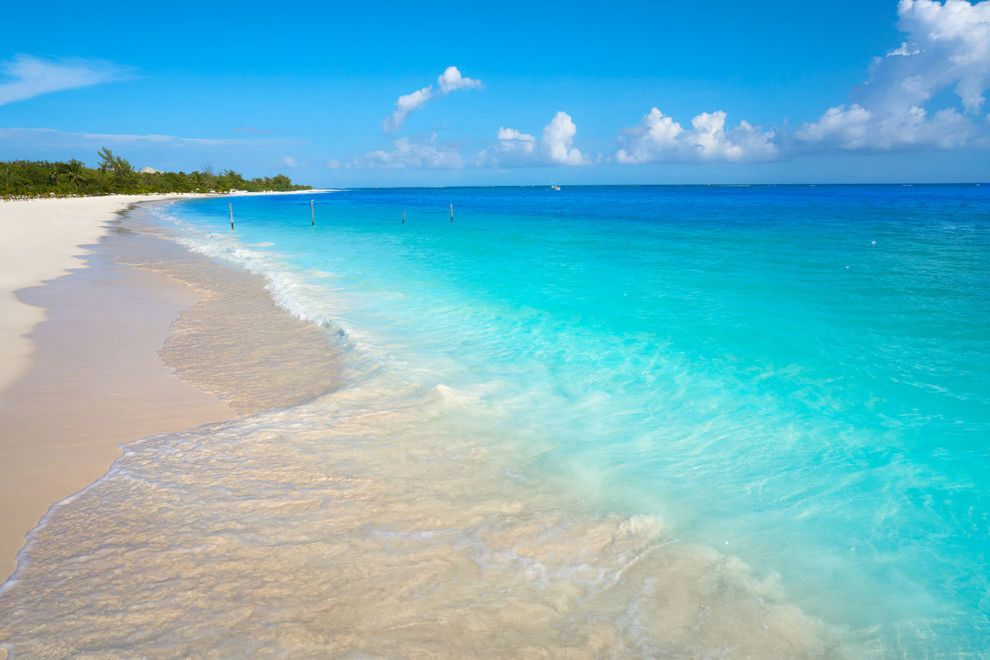
#> input picture opencv_training/images/beach.jpg, 990 x 660 px
$ python crop.py --image images/beach.jpg
#> lines starting #> are read from the running program, lines starting #| are printed output that depends on the picture
import numpy as np
import argparse
import cv2

ap = argparse.ArgumentParser()
ap.add_argument("-i", "--image", required = True, help = "Path to the image")
args = vars(ap.parse_args())

image = cv2.imread(args["image"])
#> image is the input picture: shape (660, 990, 3); mean B, G, R 200, 182.4, 110.3
cv2.imshow("Original", image)

cropped = image[30:120, 50:120]
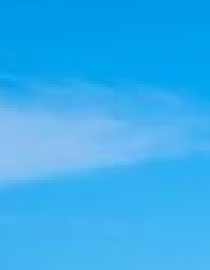
#> cropped: shape (90, 70, 3) (shown 3 times larger); mean B, G, R 239.2, 173.8, 52.9
cv2.imshow("Cropped", cropped)
cv2.waitKey(0)

$ run again, on opencv_training/images/coin_1.jpg
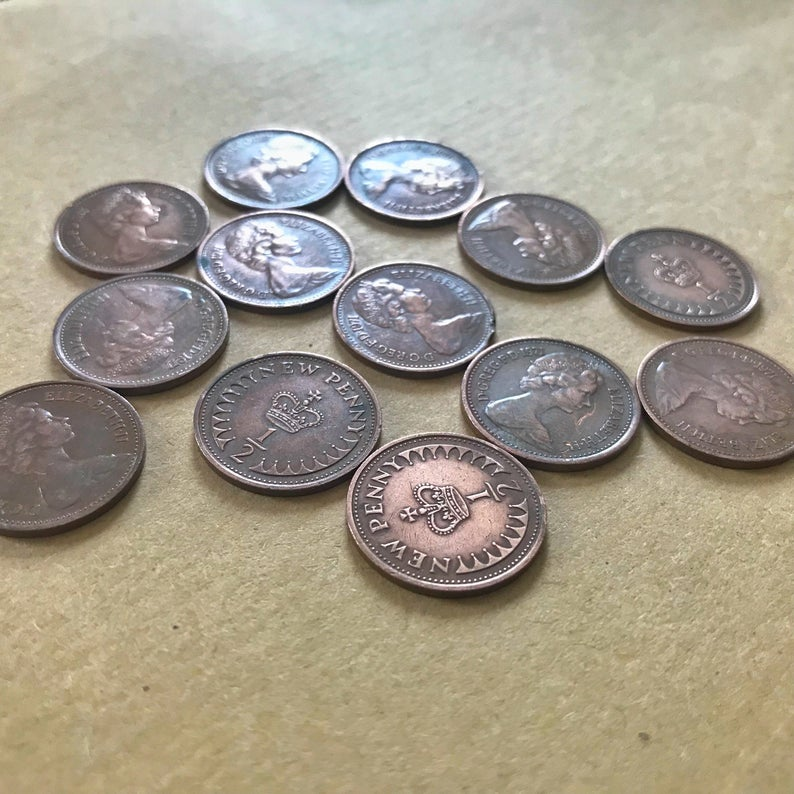
#> input picture opencv_training/images/coin_1.jpg, 794 x 794 px
#> image is the input picture: shape (794, 794, 3); mean B, G, R 140.9, 156.3, 163.8
#> `cropped = image[30:120, 50:120]`:
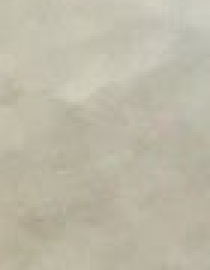
#> cropped: shape (90, 70, 3) (shown 3 times larger); mean B, G, R 167.4, 185.1, 189.4
